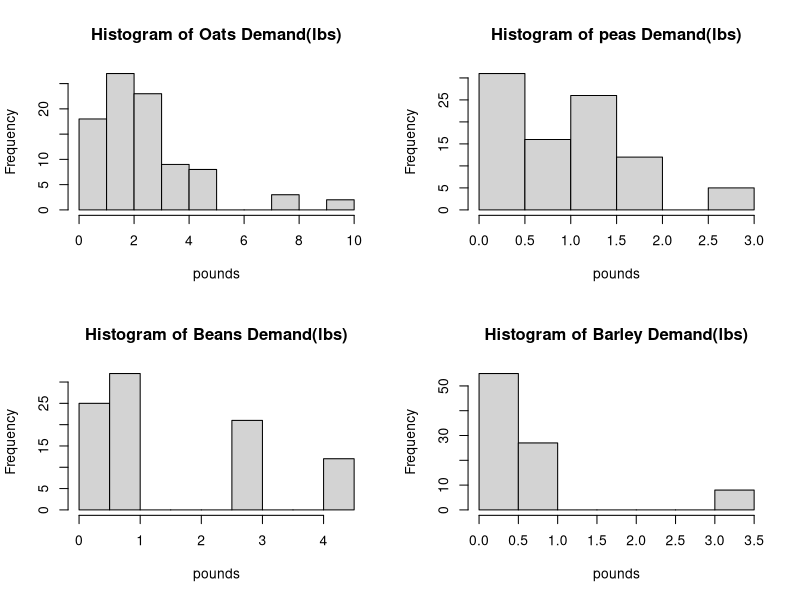
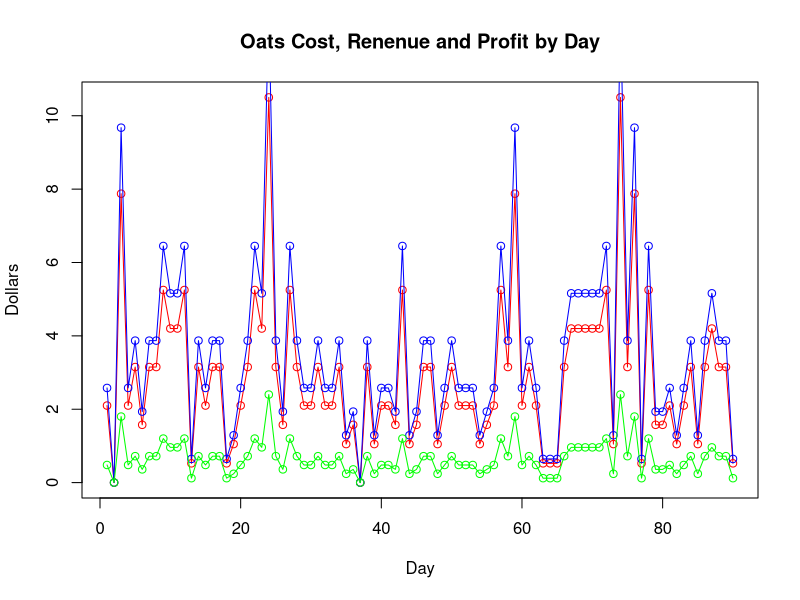
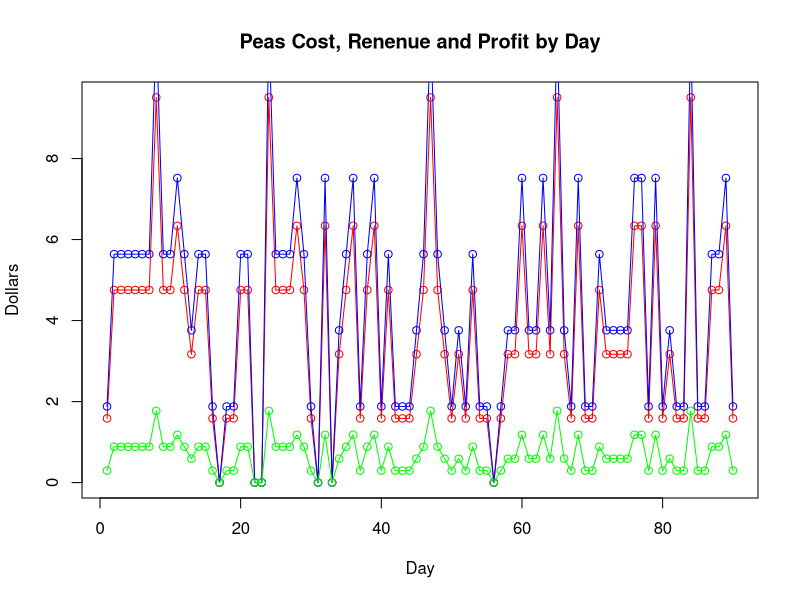
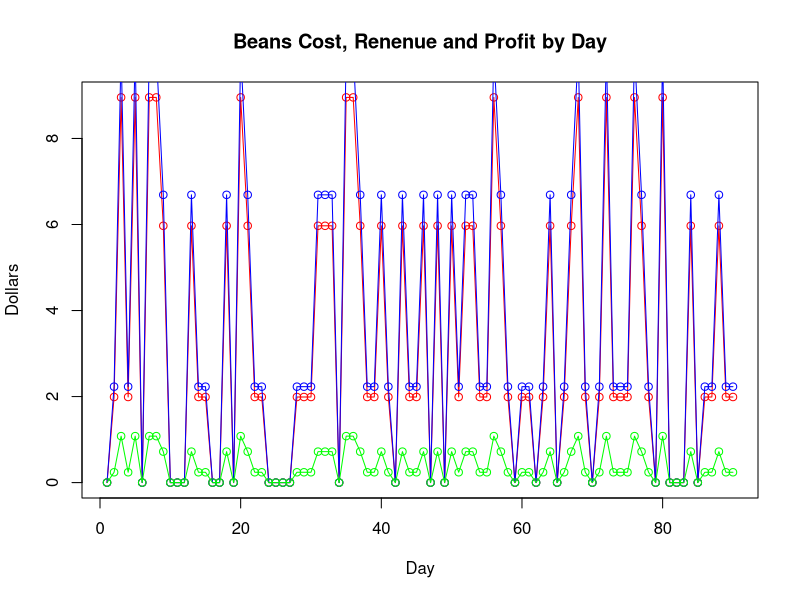
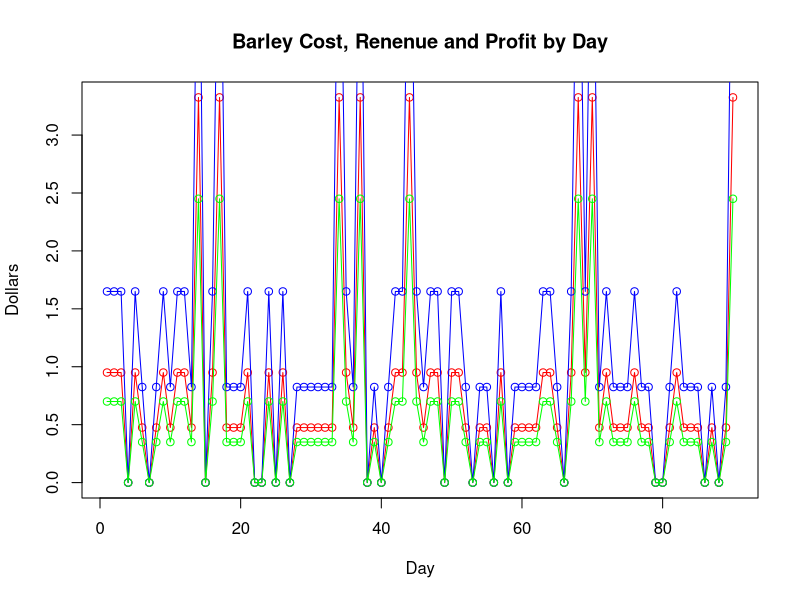

Here is the R script that generated these plots, in order:
## ---- chunk 1
knitr::opts_chunk$set(echo = TRUE)
## ---- chunk 2
# Purchase price
oats.p <- 1.05
peas.p <- 3.17
beans.p <- 1.99
barley.p <- 0.95

# Sale price
oats.s <- 1.29
peas.s <- 3.76
beans.s <- 2.23
barley.s <- 1.65

# Pre-packaged size and their demand probabilities.
lb.demand.oats = data.frame(lb = c(0, 0.5, 1, 1.5, 2.0, 3.0, 4.0, 5.0, 7.5, 10.0),
                            prob = c(0.05, 0.07, 0.09, 0.11, 0.15, 0.25, 0.10, 0.09, 0.06, 0.03))
              
lb.demand.peas = data.frame(lb = c(0, 0.5, 1.0, 1.5, 2.0, 3.0),
                            prob = c(0.1, 0.2, 0.2, 0.3, 0.1, 0.1))

lb.demand.beans = data.frame(lb = c(0, 1.0, 3.0, 4.5),
                             prob = c(0.2, 0.4, 0.3, 0.1))
              
lb.demand.barley = data.frame(lb = c(0, 0.5, 1.0, 3.5),
                              prob = c(0.2, 0.4, 0.3, 0.1))

# Genetate demand for the season(90 days)
oats.sale <- c(sample(lb.demand.oats$lb, prob=lb.demand.oats$prob, 90,replace=TRUE))
peas.sale <- c(sample(lb.demand.peas$lb, prob=lb.demand.peas$prob, 90, replace = TRUE))
beans.sale <- c(sample(lb.demand.beans$lb, prob=lb.demand.beans$prob, 90, replace=TRUE))
barley.sale <- c(sample(lb.demand.barley$lb, prob=lb.demand.barley$prob,90,replace = TRUE))

par(mfrow=c(2,2))
hist(oats.sale, xlab = "pounds", main = "Histogram of Oats Demand(lbs)")
hist(peas.sale, xlab = "pounds", main = "Histogram of peas Demand(lbs)")
hist(beans.sale, xlab = "pounds", main = "Histogram of Beans Demand(lbs)")
hist(barley.sale, xlab = "pounds", main = "Histogram of Barley Demand(lbs)")


oats.cost <- oats.p * oats.sale
peas.cost <- peas.p * peas.sale 
beans.cost <-beans.p * beans.sale
barley.cost <-barley.p * barley.sale

oats.revenue <- oats.s * oats.sale
peas.revenue <- peas.s * peas.sale
beans.revenue <- beans.s * beans.sale
barley.revenue <-barley.s * barley.sale

oats.profit <- oats.revenue - (oats.p * oats.sale)
peas.profit <- peas.revenue - (peas.p * peas.sale)
beans.profit <- beans.revenue -(beans.p * beans.sale)
barley.profit <- barley.revenue - (barley.p * barley.sale)


day <- c(1:90)


df <- data.frame(day, oats.sale, peas.sale, beans.sale, barley.sale, oats.cost, peas.cost, beans.cost, barley.cost, oats.revenue, peas.revenue, beans.revenue, barley.revenue, oats.profit, peas.profit, beans.profit, barley.profit )
colnames(df) <- c("Day", "Oats Demand(lbs)", "Peas Demand(lbs)", "Beans Demand(lbs)", "Barley Demand(lbs)", "Oats Cost($)",  "Peas Cost($)",  "Beans Cost($)",  "Barley Cost($)","Oats Revenue($)", "Peas Revenue($)", "Beans Revenue($)","Barley Revenue($)","Oats Profit($)", "Peas Profit($)", "Beans Profit($)", "Barley Profit($)")

knitr::kable(df)


par(mfrow=c(1,1))

plot(oats.cost, type = "o", col = "red", xlab = "Day", ylab = "Dollars", main = "Oats Cost, Renenue and Profit by Day")
lines(oats.revenue, type = "o", col = "blue")
lines(oats.profit, type = "o", col = "green")


plot(peas.cost, type = "o", col = "red", xlab = "Day", ylab = "Dollars", main = "Peas Cost, Renenue and Profit by Day")
lines(peas.revenue, type = "o", col = "blue")
lines(peas.profit, type = "o", col = "green")


plot(beans.cost, type = "o", col = "red", xlab = "Day", ylab = "Dollars", main = "Beans Cost, Renenue and Profit by Day")
lines(beans.revenue, type = "o", col = "blue")
lines(beans.profit, type = "o", col = "green")

plot(barley.cost, type = "o", col = "red", xlab = "Day", ylab = "Dollars", main = "Barley Cost, Renenue and Profit by Day")
lines(barley.revenue, type = "o", col = "blue")
lines(barley.profit, type = "o", col = "green")


# Total cost, revenue and profit by products in 90 days


# Oats
total.cost.oats <- sum(oats.cost)
total.revenue.oats <- sum(oats.revenue)
total.profit.oats <- sum(oats.profit)

df1 <- data.frame(total.cost.oats, total.revenue.oats, total.profit.oats)
colnames(df1) <- c("Total Oats Cost($)", "Total OatsRevenue($)", "Total Oats Profit($)")
knitr::kable(df1)

# Peas

total.cost.peas <- sum(peas.cost)
total.revenue.peas <- sum(peas.revenue)
total.profit.peas <- sum(peas.profit)

df2 <- data.frame(total.cost.peas, total.revenue.peas, total.profit.peas)
colnames(df2) <- c("Total Peas Cost($)", "Total Peas Revenue($)", "Total Peas Profit($)")
knitr::kable(df2)

total.cost.beans <- sum(beans.cost)
total.revenue.beans <- sum(beans.revenue)
total.profit.beans <- sum(beans.profit)

df3 <- data.frame(total.cost.beans, total.revenue.beans, total.profit.beans)
colnames(df3) <- c("Total Beans Cost($)", "Total Beans Revenue($)", "Total Beans Profit($)")
knitr::kable(df3)

total.cost.barley <- sum(barley.cost)
total.revenue.barley <- sum(barley.revenue)
total.profit.barley <- sum(barley.profit)

df4 <- data.frame(total.cost.barley, total.revenue.barley, total.profit.barley)
colnames(df4) <- c("Total Barley Cost($)", "Total Barley Revenue($)", "Total Barley Profit($)")
knitr::kable(df4)
